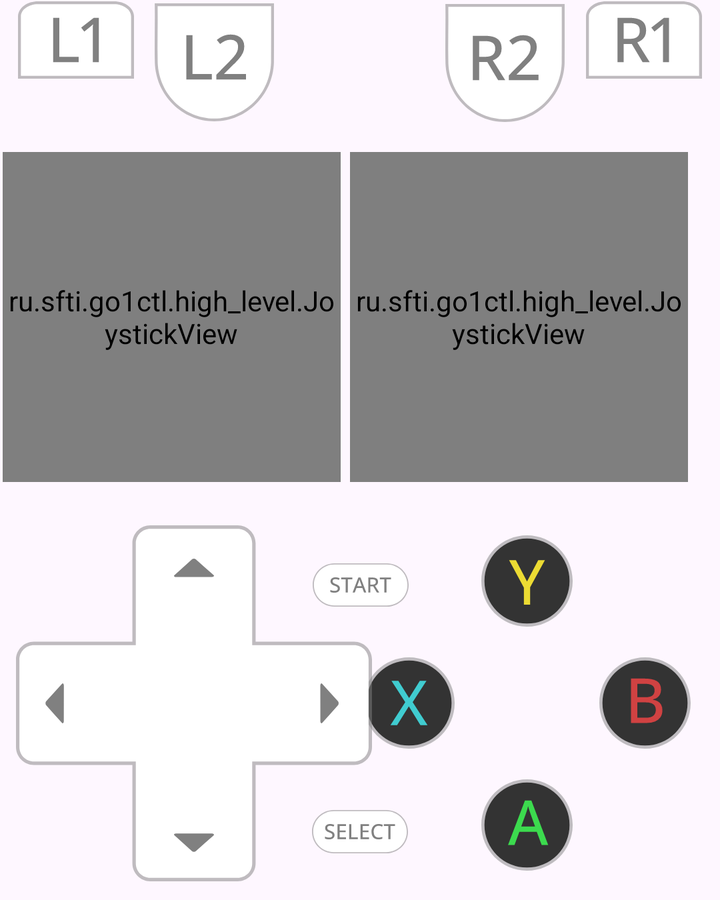
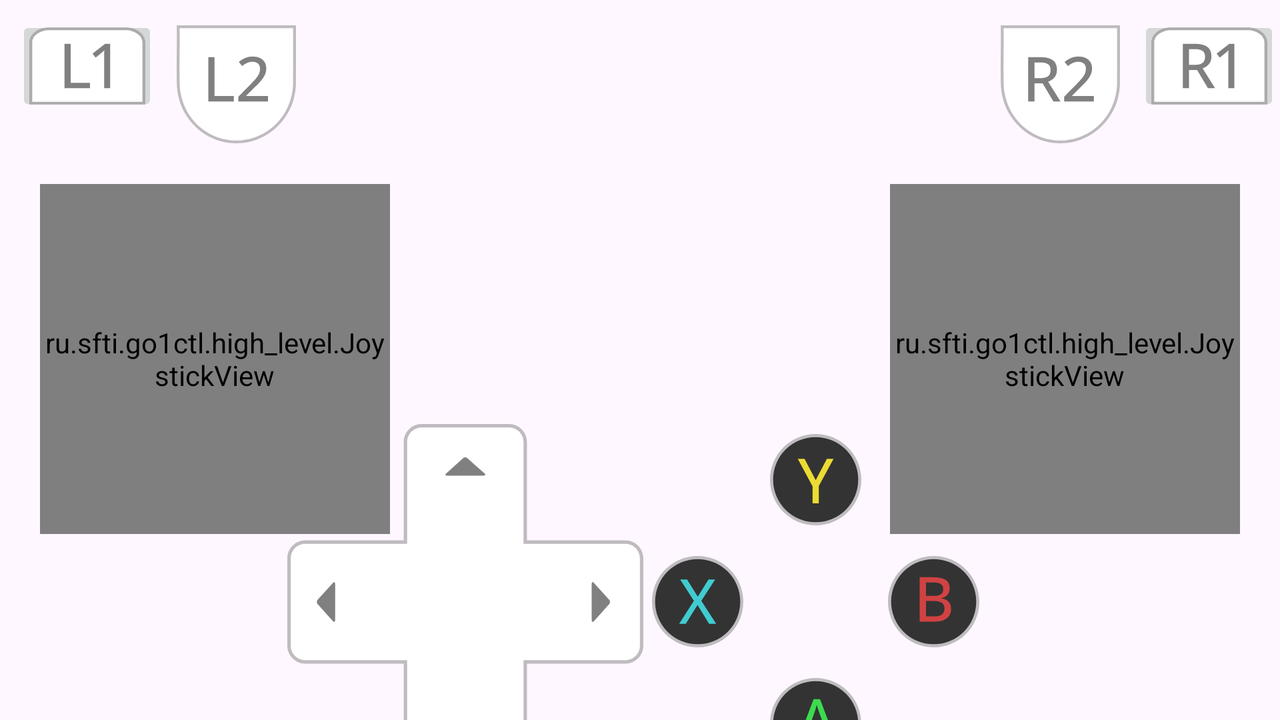

Compare how this app lays out the same screen by default and in its alternative resource folder. The renders come first, then the two layout files and the values they reference.
<!-- AndroidManifest.xml: application theme Theme.Go1ctl -->
<!-- res/layout/fragment_mini_gamepad_button_container.xml -->
<?xml version="1.0" encoding="utf-8"?>
<androidx.constraintlayout.widget.ConstraintLayout xmlns:android="http://schemas.android.com/apk/res/android"
    xmlns:app="http://schemas.android.com/apk/res-auto"
    xmlns:tools="http://schemas.android.com/tools"
    android:id="@+id/frameLayout5"
    android:layout_width="match_parent"
    android:layout_height="450dp"
    app:layoutDescription="@xml/fragment_mini_gamepad_button_container_scene"
    tools:context=".high_level.MiniGamepadButtonContainerFragment">

    <ImageButton
        android:id="@+id/down_button"
        android:layout_width="59dp"
        android:layout_height="61dp"
        android:src="@android:drawable/radiobutton_off_background"
        app:layout_constraintStart_toEndOf="@+id/left_button"
        app:layout_constraintTop_toBottomOf="@+id/left_button" />

    <ImageButton
        android:id="@+id/b_button"
        android:layout_width="59dp"
        android:layout_height="61dp"
        android:layout_marginEnd="8dp"
        android:layout_marginBottom="68dp"
        android:background="#00FFFFFF"
        android:src="@drawable/b_button"
        app:layout_constraintBottom_toBottomOf="parent"
        app:layout_constraintEnd_toEndOf="parent" />

    <ImageButton
        android:id="@+id/y_button"
        android:layout_width="59dp"
        android:layout_height="61dp"
        android:background="#00FFFFFF"
        android:src="@drawable/y_button"
        app:layout_constraintBottom_toTopOf="@+id/x_button"
        app:layout_constraintStart_toEndOf="@+id/x_button" />

    <ImageButton
        android:id="@+id/x_button"
        android:layout_width="59dp"
        android:layout_height="61dp"
        android:background="#00FFFFFF"
        android:src="@drawable/x_button"
        app:layout_constraintBottom_toTopOf="@+id/a_button"
        app:layout_constraintEnd_toStartOf="@+id/a_button" />

    <ImageButton
        android:id="@+id/right_button"
        android:layout_width="59dp"
        android:layout_height="61dp"
        android:src="@android:drawable/radiobutton_off_background"
        app:layout_constraintBottom_toTopOf="@+id/down_button"
        app:layout_constraintStart_toEndOf="@+id/down_button" />

    <ImageButton
        android:id="@+id/a_button"
        android:layout_width="59dp"
        android:layout_height="61dp"
        android:background="#00FFFFFF"
        android:src="@drawable/a_button"
        app:layout_constraintEnd_toStartOf="@+id/b_button"
        app:layout_constraintTop_toBottomOf="@+id/b_button" />

    <ImageButton
        android:id="@+id/up_button"
        android:layout_width="59dp"
        android:layout_height="61dp"
        android:src="@android:drawable/radiobutton_off_background"
        app:layout_constraintBottom_toTopOf="@+id/right_button"
        app:layout_constraintEnd_toStartOf="@+id/right_button" />

    <ImageButton
        android:id="@+id/left_button"
        android:layout_width="59dp"
        android:layout_height="61dp"
        android:layout_marginStart="8dp"
        android:layout_marginTop="86dp"
        android:layout_marginBottom="68dp"
        android:src="@android:drawable/radiobutton_off_background"
        app:layout_constraintBottom_toBottomOf="parent"
        app:layout_constraintStart_toStartOf="parent"
        app:layout_constraintTop_toBottomOf="@+id/left_joystick"
        app:layout_constraintVertical_bias="1.0" />

    <ImageButton
        android:id="@+id/l2_button"
        android:layout_width="70dp"
        android:layout_height="62dp"
        android:backgroundTint="#00FFFFFF"
        android:src="@drawable/l2_button"
        app:layout_constraintEnd_toStartOf="@+id/r2_button"
        app:layout_constraintHorizontal_bias="0.051"
        app:layout_constraintStart_toEndOf="@+id/l1_button"
        tools:layout_editor_absoluteY="7dp" />

    <ImageButton
        android:id="@+id/l1_button"
        android:layout_width="60dp"
        android:layout_height="40dp"
        android:layout_marginStart="8dp"
        android:src="@drawable/l1_button"
        app:layout_constraintStart_toStartOf="parent"
        tools:layout_editor_absoluteY="7dp" />

    <ImageButton
        android:id="@+id/r1_button"
        android:layout_width="60dp"
        android:layout_height="40dp"
        android:layout_marginEnd="8dp"
        android:src="@drawable/r1_button"
        app:layout_constraintEnd_toEndOf="parent"
        tools:layout_editor_absoluteY="7dp" />

    <ImageButton
        android:id="@+id/r2_button"
        android:layout_width="71dp"
        android:layout_height="63dp"
        android:layout_marginEnd="4dp"
        android:backgroundTint="#00FFFFFF"
        android:src="@drawable/r2_button"
        app:layout_constraintEnd_toStartOf="@+id/r1_button"
        tools:layout_editor_absoluteY="7dp" />

    <ImageButton
        android:id="@+id/start_button"
        android:layout_width="73dp"
        android:layout_height="25dp"
        android:layout_marginBottom="16dp"
        android:background="#00FFFFFF"
        android:src="@drawable/start_button"
        app:layout_constraintBottom_toTopOf="@+id/right_button"
        app:layout_constraintEnd_toStartOf="@+id/y_button"
        app:layout_constraintStart_toEndOf="@+id/up_button" />

    <ImageButton
        android:id="@+id/select_button"
        android:layout_width="76dp"
        android:layout_height="24dp"
        android:layout_marginBottom="8dp"
        android:background="#00FFFFFF"
        android:src="@drawable/select_button"
        app:layout_constraintBottom_toBottomOf="parent"
        app:layout_constraintEnd_toStartOf="@+id/a_button"
        app:layout_constraintStart_toEndOf="@+id/down_button"
        app:layout_constraintTop_toBottomOf="@+id/right_button"
        app:layout_constraintVertical_bias="0.6" />

    <ru.sfti.go1ctl.high_level.JoystickView
        android:id="@+id/left_joystick"
        android:layout_width="169dp"
        android:layout_height="165dp"
        android:layout_marginTop="36dp"
        android:background="#00FFFFFF"
        app:layout_constraintBottom_toTopOf="@+id/y_button"
        app:layout_constraintEnd_toStartOf="@+id/left_joystick2"
        app:layout_constraintHorizontal_bias="0.232"
        app:layout_constraintStart_toStartOf="parent"
        app:layout_constraintTop_toBottomOf="@+id/l1_button"
        app:layout_constraintVertical_bias="0.0" />

    <ru.sfti.go1ctl.high_level.JoystickView
        android:id="@+id/left_joystick2"
        android:layout_width="169dp"
        android:layout_height="165dp"
        android:layout_marginTop="36dp"
        android:layout_marginEnd="16dp"
        android:background="#00FFFFFF"
        app:layout_constraintBottom_toTopOf="@+id/y_button"
        app:layout_constraintEnd_toEndOf="parent"
        app:layout_constraintTop_toBottomOf="@+id/l1_button"
        app:layout_constraintVertical_bias="0.0" />

    <ImageView
        android:id="@+id/imageView"
        android:layout_width="178dp"
        android:layout_height="183dp"
        android:src="@drawable/d_pad"
        app:layout_constraintBottom_toBottomOf="@+id/down_button"
        app:layout_constraintEnd_toEndOf="@+id/right_button"
        app:layout_constraintHorizontal_bias="0.0"
        app:layout_constraintStart_toStartOf="@+id/left_button"
        app:layout_constraintTop_toTopOf="@+id/up_button"
        app:layout_constraintVertical_bias="0.0" />

</androidx.constraintlayout.widget.ConstraintLayout>
<!-- resources referenced by this layout -->
<resources>
  <!-- drawable x_button (drawable) -->
  <vector xmlns:android="http://schemas.android.com/apk/res/android"
      android:width="45.529dp"
      android:height="45.529dp"
      android:viewportWidth="45.529"
      android:viewportHeight="45.529">
    <path
        android:strokeWidth="1"
        android:pathData="m22.766,0c-12.554,-0 -22.766,10.212 -22.766,22.766 0,12.554 10.212,22.764 22.766,22.764 12.554,0 22.764,-10.21 22.764,-22.764 -0,-12.554 -10.21,-22.766 -22.764,-22.766zM22.766,3.102c10.879,0 19.664,8.785 19.664,19.664 0,10.879 -8.785,19.664 -19.664,19.664 -10.879,0 -19.664,-8.785 -19.664,-19.664 0,-10.879 8.785,-19.664 19.664,-19.664z"
        android:strokeLineJoin="round"
        android:fillColor="#808080"
        android:fillAlpha="0.501031"
        android:strokeColor="#00000000"
        android:strokeLineCap="round"/>
    <path
        android:strokeWidth="1"
        android:pathData="m43.98,22.765a21.214,21.214 0,0 1,-21.214 21.214,21.214 21.214,0 0,1 -21.214,-21.214 21.214,21.214 0,0 1,21.214 -21.214,21.214 21.214,0 0,1 21.214,21.214z"
        android:strokeLineJoin="round"
        android:fillColor="#333333"
        android:strokeColor="#00000000"
        android:strokeLineCap="round"/>
    <path
        android:pathData="m32.002,33.843h-3.546l-5.774,-9.411 -5.85,9.411h-3.304l7.365,-11.518 -6.865,-10.639h3.44l5.35,8.623 5.335,-8.623h3.319l-6.88,10.669z"
        android:strokeWidth="2.825"
        android:fillColor="#40ccd0"
        android:strokeLineCap="round"/>
  </vector>
  <!-- drawable y_button (drawable) -->
  <vector xmlns:android="http://schemas.android.com/apk/res/android"
      android:width="45.529dp"
      android:height="45.529dp"
      android:viewportWidth="45.529"
      android:viewportHeight="45.529">
    <path
        android:strokeWidth="1"
        android:pathData="m22.766,0c-12.554,-0 -22.766,10.212 -22.766,22.766 0,12.554 10.212,22.764 22.766,22.764 12.554,0 22.764,-10.21 22.764,-22.764 -0,-12.554 -10.21,-22.766 -22.764,-22.766zM22.766,3.102c10.879,0 19.664,8.785 19.664,19.664 0,10.879 -8.785,19.664 -19.664,19.664 -10.879,0 -19.664,-8.785 -19.664,-19.664 0,-10.879 8.785,-19.664 19.664,-19.664z"
        android:strokeLineJoin="round"
        android:fillColor="#808080"
        android:fillAlpha="0.501031"
        android:strokeColor="#00000000"
        android:strokeLineCap="round"/>
    <path
        android:strokeWidth="1"
        android:pathData="m43.98,22.765a21.214,21.214 0,0 1,-21.214 21.214,21.214 21.214,0 0,1 -21.214,-21.214 21.214,21.214 0,0 1,21.214 -21.214,21.214 21.214,0 0,1 21.214,21.214z"
        android:strokeLineJoin="round"
        android:fillColor="#333333"
        android:strokeColor="#00000000"
        android:strokeLineCap="round"/>
    <path
        android:pathData="M22.78,22.983 L28.357,12.374h3.334L24.326,25.923v8.608L21.219,34.531L21.219,26.059L13.839,12.374h3.395z"
        android:strokeWidth="2.82501"
        android:fillColor="#ecdb33"
        android:strokeLineCap="round"/>
  </vector>
  <!-- from res/values-v23/ -->
  <style name="Theme.Go1ctl" parent="Base.Theme.Go1ctl">
      
      <item name="android:navigationBarColor">@android:color/transparent</item>
      <item name="android:statusBarColor">@android:color/transparent</item>
      <item name="android:windowLightStatusBar">?attr/isLightTheme</item>
    </style>
  <style name="Base.Theme.Go1ctl" parent="Theme.Material3.DayNight.NoActionBar">
          
          
      </style>
</resources>
<!-- res/layout-land/fragment_mini_gamepad_button_container.xml (the repository's variant of the layout above) -->
<!-- drawn on the phone turned sideways -->
<?xml version="1.0" encoding="utf-8"?>
<androidx.constraintlayout.widget.ConstraintLayout xmlns:android="http://schemas.android.com/apk/res/android"
    xmlns:app="http://schemas.android.com/apk/res-auto"
    xmlns:tools="http://schemas.android.com/tools"
    android:id="@+id/frameLayout5"
    android:layout_width="match_parent"
    android:layout_height="match_parent"
    app:layoutDescription="@xml/fragment_mini_gamepad_button_container_scene"
    tools:context=".high_level.MiniGamepadButtonContainerFragment">

    <ImageButton
        android:id="@+id/down_button"
        android:layout_width="59dp"
        android:layout_height="61dp"
        android:src="@android:drawable/radiobutton_off_background"
        app:layout_constraintStart_toEndOf="@+id/left_button"
        app:layout_constraintTop_toBottomOf="@+id/left_button" />

    <ImageButton
        android:id="@+id/b_button"
        android:layout_width="59dp"
        android:layout_height="61dp"
        android:layout_marginStart="-8dp"
        android:background="#00FFFFFF"
        android:src="@drawable/b_button"
        app:layout_constraintStart_toStartOf="@+id/right_joystick"
        app:layout_constraintTop_toTopOf="@+id/left_button" />

    <ImageButton
        android:id="@+id/y_button"
        android:layout_width="59dp"
        android:layout_height="61dp"
        android:background="#00FFFFFF"
        android:src="@drawable/y_button"
        app:layout_constraintBottom_toTopOf="@+id/x_button"
        app:layout_constraintStart_toEndOf="@+id/x_button" />

    <ImageButton
        android:id="@+id/x_button"
        android:layout_width="59dp"
        android:layout_height="61dp"
        android:background="#00FFFFFF"
        android:src="@drawable/x_button"
        app:layout_constraintBottom_toTopOf="@+id/a_button"
        app:layout_constraintEnd_toStartOf="@+id/a_button" />

    <ImageButton
        android:id="@+id/right_button"
        android:layout_width="59dp"
        android:layout_height="61dp"
        android:src="@android:drawable/radiobutton_off_background"
        app:layout_constraintBottom_toTopOf="@+id/down_button"
        app:layout_constraintStart_toEndOf="@+id/down_button" />

    <ImageButton
        android:id="@+id/a_button"
        android:layout_width="59dp"
        android:layout_height="61dp"
        android:background="#00FFFFFF"
        android:src="@drawable/a_button"
        app:layout_constraintEnd_toStartOf="@+id/b_button"
        app:layout_constraintTop_toBottomOf="@+id/b_button" />

    <ImageButton
        android:id="@+id/up_button"
        android:layout_width="59dp"
        android:layout_height="61dp"
        android:src="@android:drawable/radiobutton_off_background"
        app:layout_constraintBottom_toTopOf="@+id/right_button"
        app:layout_constraintEnd_toStartOf="@+id/right_button" />

    <ImageButton
        android:id="@+id/left_button"
        android:layout_width="59dp"
        android:layout_height="61dp"
        android:layout_marginEnd="-8dp"
        android:src="@android:drawable/radiobutton_off_background"
        app:layout_constraintBottom_toBottomOf="parent"
        app:layout_constraintEnd_toEndOf="@+id/left_joystick"
        app:layout_constraintTop_toBottomOf="@+id/left_joystick"
        app:layout_constraintVertical_bias="0.108" />

    <ImageButton
        android:id="@+id/l2_button"
        android:layout_width="78dp"
        android:layout_height="68dp"
        android:backgroundTint="#00FFFFFF"
        android:src="@drawable/l2_button"
        app:layout_constraintStart_toEndOf="@+id/l1_button"
        app:layout_constraintTop_toTopOf="@+id/l1_button" />

    <ImageButton
        android:id="@+id/l1_button"
        android:layout_width="71dp"
        android:layout_height="50dp"
        android:layout_marginStart="8dp"
        android:layout_marginTop="8dp"
        android:src="@drawable/l1_button"
        app:layout_constraintStart_toStartOf="parent"
        app:layout_constraintTop_toTopOf="parent" />

    <ImageButton
        android:id="@+id/r1_button"
        android:layout_width="71dp"
        android:layout_height="50dp"
        android:src="@drawable/r1_button"
        app:layout_constraintBottom_toBottomOf="@+id/l1_button"
        app:layout_constraintEnd_toEndOf="parent"
        app:layout_constraintTop_toTopOf="@+id/r2_button" />

    <ImageButton
        android:id="@+id/r2_button"
        android:layout_width="78dp"
        android:layout_height="68dp"
        android:backgroundTint="#00FFFFFF"
        android:src="@drawable/r2_button"
        app:layout_constraintBottom_toBottomOf="@+id/l2_button"
        app:layout_constraintEnd_toStartOf="@+id/r1_button"
        app:layout_constraintTop_toTopOf="@+id/l2_button"
        app:layout_constraintVertical_bias="0.0" />

    <ImageButton
        android:id="@+id/start_button"
        android:layout_width="86dp"
        android:layout_height="35dp"
        android:layout_marginStart="40dp"
        android:layout_marginTop="88dp"
        android:background="#00FFFFFF"
        android:src="@drawable/start_button"
        app:layout_constraintStart_toEndOf="@+id/b_button"
        app:layout_constraintTop_toBottomOf="@+id/right_joystick" />

    <ImageButton
        android:id="@+id/select_button"
        android:layout_width="86dp"
        android:layout_height="35dp"
        android:layout_marginTop="88dp"
        android:layout_marginEnd="40dp"
        android:orientation="horizontal"
        android:background="#00FFFFFF"
        android:src="@drawable/select_button"
        app:layout_constraintEnd_toStartOf="@+id/left_button"
        app:layout_constraintTop_toBottomOf="@+id/left_joystick" />

    <ru.sfti.go1ctl.high_level.JoystickView
        android:id="@+id/left_joystick"
        android:layout_width="175dp"
        android:layout_height="175dp"
        android:layout_marginStart="20dp"
        android:layout_marginTop="16dp"
        android:background="#00FFFFFF"
        app:layout_constraintStart_toStartOf="parent"
        app:layout_constraintTop_toBottomOf="@+id/l2_button" />

    <ru.sfti.go1ctl.high_level.JoystickView
        android:id="@+id/right_joystick"
        android:layout_width="175dp"
        android:layout_height="175dp"
        android:layout_marginEnd="20dp"
        android:background="#00FFFFFF"
        app:layout_constraintBottom_toBottomOf="@+id/left_joystick"
        app:layout_constraintEnd_toEndOf="parent"
        app:layout_constraintTop_toTopOf="@+id/left_joystick" />

    <ImageView
        android:id="@+id/imageView"
        android:layout_width="178dp"
        android:layout_height="183dp"
        android:src="@drawable/d_pad"
        app:layout_constraintBottom_toBottomOf="@+id/down_button"
        app:layout_constraintStart_toStartOf="@+id/left_button" />

    <androidx.fragment.app.FragmentContainerView
        android:id="@+id/fullscreen_gamepad_feedback_view"
        android:name="ru.sfti.go1ctl.FeedbackFragment"
        android:layout_width="0dp"
        android:layout_height="0dp"
        android:layout_marginStart="8dp"
        android:layout_marginEnd="8dp"
        app:layout_constraintBottom_toBottomOf="parent"
        app:layout_constraintEnd_toStartOf="@+id/x_button"
        app:layout_constraintStart_toEndOf="@+id/right_button"
        app:layout_constraintTop_toTopOf="parent" />

</androidx.constraintlayout.widget.ConstraintLayout>
